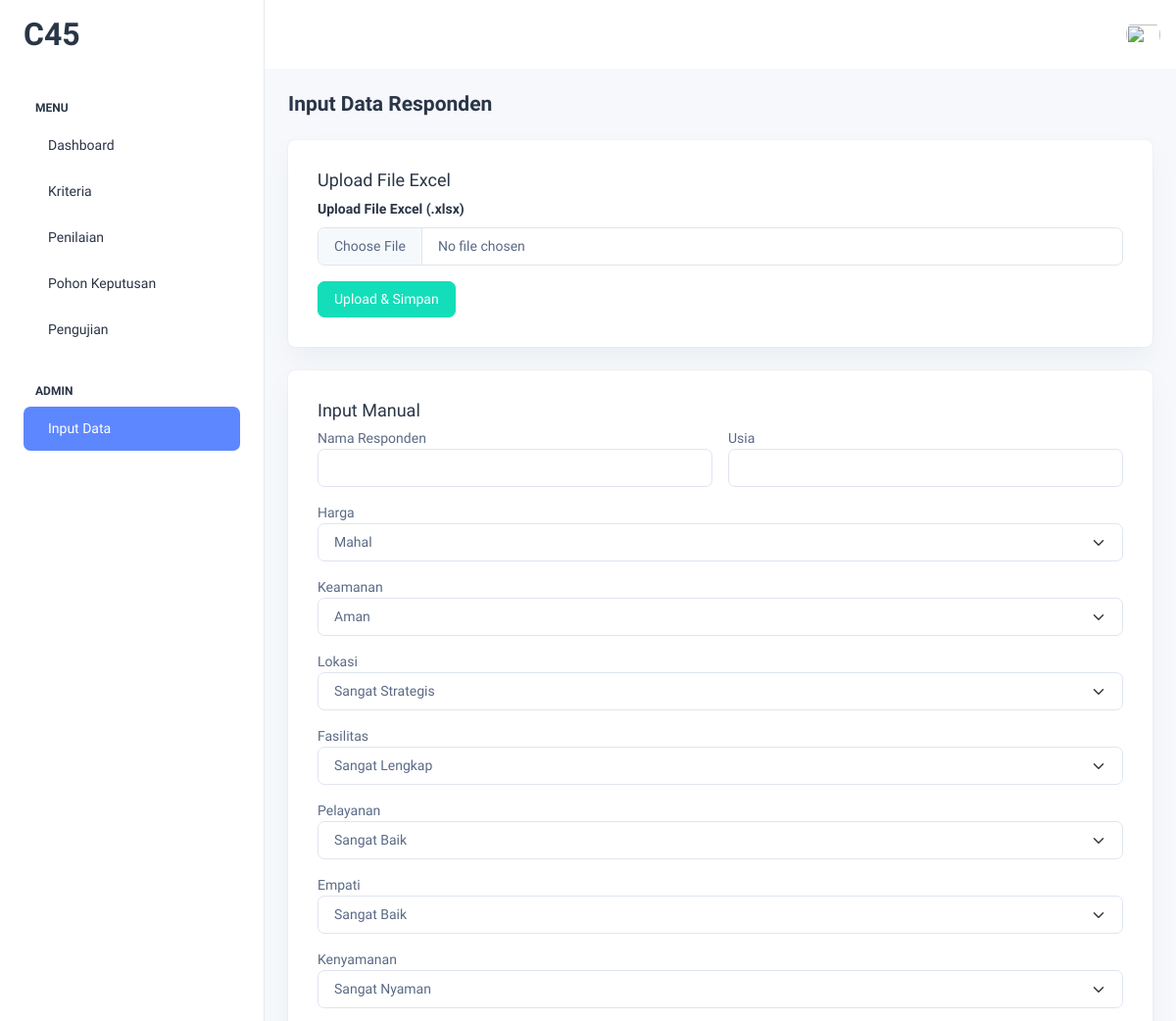
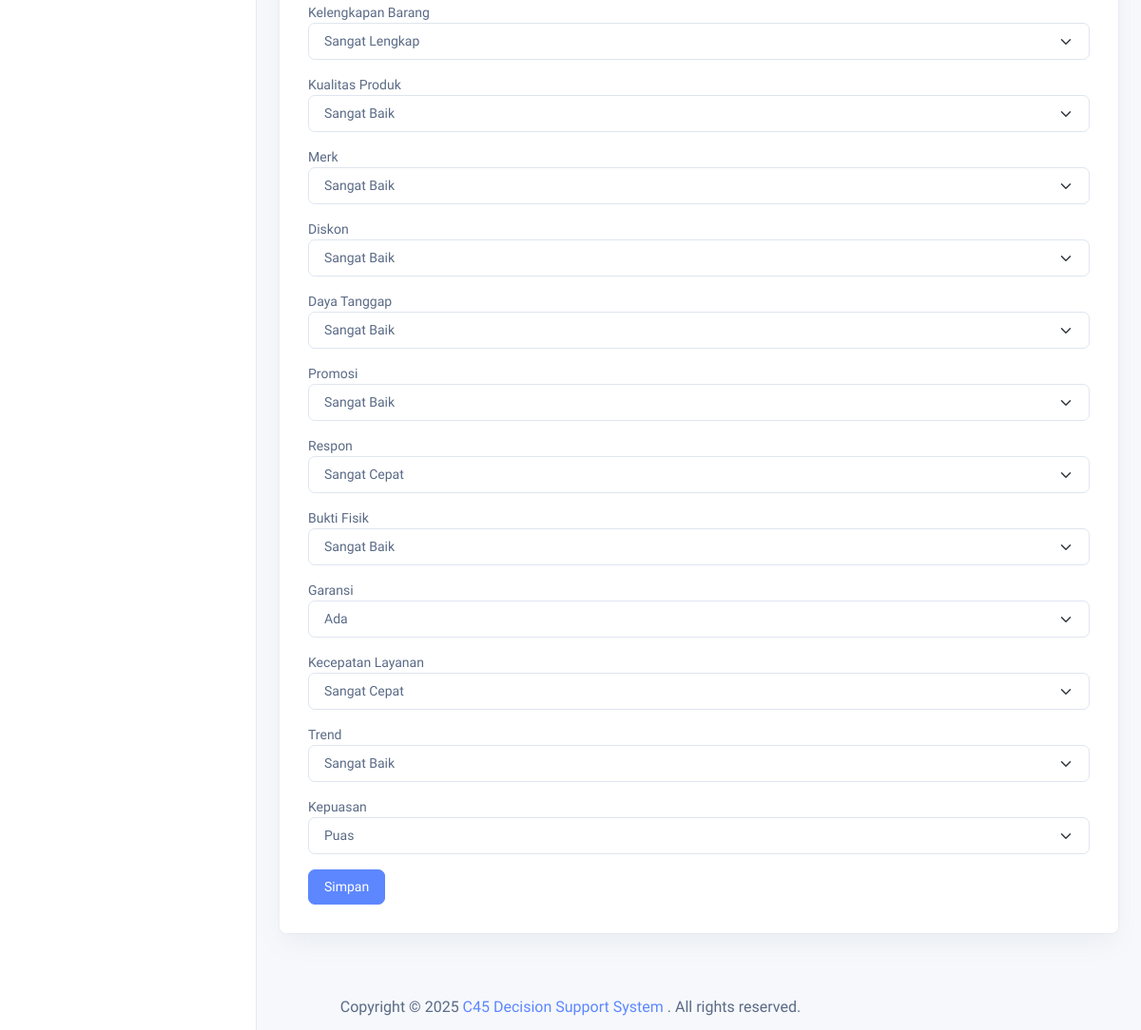
The page /frontend/view/input_data.php (signed in) on the database its author committed (2 pictures, top to bottom).
### tables this page shows
CREATE TABLE `kriteria` (
  `id_kriteria` int(11) NOT NULL,
  `nama_kriteria` varchar(50) DEFAULT NULL
);

### frontend/view/input_data.php (the view, shortened to what this page needs)
<!DOCTYPE html>
<html lang="en">
<head>
  <link rel="stylesheet" href="../assets/css/styles.min.css">
</head>
<body>
  <div class="page-wrapper" id="main-wrapper" data-layout="vertical" data-navbarbg="skin6" data-sidebartype="full">
    <?php include 'partials/sidebar.php' ?>
    <div class="body-wrapper">
      <?php include 'partials/header.php' ?>
      <div class="body-wrapper-inner">
        <div class="container-fluid">
          <h4 class="fw-semibold mb-4">Input Data Responden</h4>
          <div class="card mb-4">
            <div class="card-body">
              <h5 class="card-title">Upload File Excel</h5>
              <form action="proses_upload_excel.php" method="POST" enctype="multipart/form-data">
                <div class="mb-3">
                  <label class="form-label">Upload File Excel (.xlsx)</label>
                  <input type="file" name="file_excel" accept=".xlsx" class="form-control" required>
                </div>
                <button type="submit" class="btn btn-success">Upload & Simpan</button>
              </form>
            </div>
          </div>
          <div class="card">
            <div class="card-body">
              <h5 class="card-title">Input Manual</h5>
              <form action="proses_input_manual.php" method="POST">
                <div class="row g-3">
                  <div class="col-md-6">
                    <label>Nama Responden</label>
                    <input type="text" name="nama_responden" class="form-control" required>
                  </div>
                  <div class="col-md-6">
                    <label>Usia</label>
                    <input type="number" name="usia" class="form-control" required>
                  </div>
                </div>
                <div class="mt-3">
                  <?php
                  include '../database/config.php';
                  $q = mysqli_query($databaseConnection, "SELECT * FROM kriteria");
                  while ($k = mysqli_fetch_assoc($q)) {
                    echo "<div class='mb-3'>";
                    echo "<label>{$k['nama_kriteria']}</label>";
                    echo "<select name='kriteria[{$k['id_kriteria']}]' class='form-select' required>";
                    $nq = mysqli_query($databaseConnection, "SELECT * FROM nilai_kriteria WHERE id_kriteria = {$k['id_kriteria']}");
                    while ($n = mysqli_fetch_assoc($nq)) {
                      echo "<option value='{$n['id_nilai']}'>{$n['nilai']}</option>";
                    }
                    echo "</select></div>";
                  }
                  ?>
                </div>
                <button type="submit" class="btn btn-primary">Simpan</button>
              </form>
            </div>
          </div>
        </div>
      </div>
    </div>
  </div>
  <?php include 'partials/footer.php' ?>
</body>
</html>

### rows shown on the page
kriteria: nama_kriteria "Harga"
kriteria: nama_kriteria "Keamanan"
kriteria: nama_kriteria "Lokasi"
kriteria: nama_kriteria "Fasilitas"
kriteria: nama_kriteria "Pelayanan"
kriteria: nama_kriteria "Empati"
kriteria: nama_kriteria "Kenyamanan"
kriteria: nama_kriteria "Kelengkapan Barang"
kriteria: nama_kriteria "Kualitas Produk"
kriteria: nama_kriteria "Merk"
kriteria: nama_kriteria "Diskon"
kriteria: nama_kriteria "Daya Tanggap"
kriteria: nama_kriteria "Promosi"
kriteria: nama_kriteria "Respon"
kriteria: nama_kriteria "Bukti Fisik"
kriteria: nama_kriteria "Garansi"
kriteria: nama_kriteria "Kecepatan Layanan"
kriteria: nama_kriteria "Trend"
kriteria: nama_kriteria "Kepuasan"

### other values the page prints
form field value "Mahal"
form field value "Aman"
form field value "Sangat Strategis"
form field value "Sangat Lengkap"
form field value "Sangat Baik"
form field value "Sangat Nyaman"
form field value "Sangat Cepat"
form field value "Ada"
form field value "Puas"
